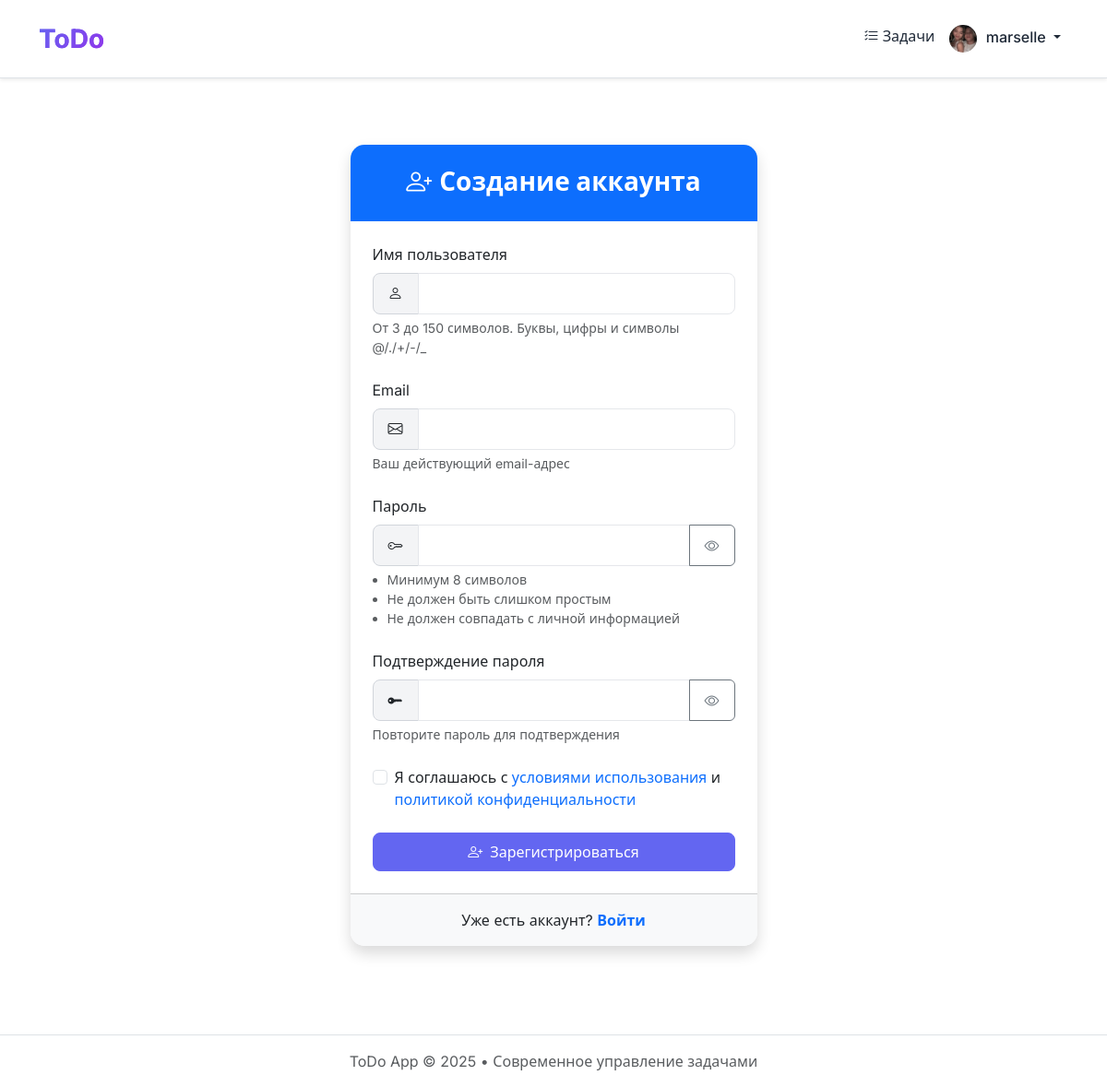
Screenshot of /register/ (signed in) with the database file from the repository.
### main/models.py (models this page shows)
class CustomUser(AbstractUser):
    image = models.ImageField(
         upload_to='profile_images/',
         blank=True, null=True,
         verbose_name="Изображение профиля"
    )
    bio = models.TextField(
        blank=True, null=True,
        verbose_name="Биография"
    )
    class Meta:
        verbose_name = "Пользователь"
        verbose_name_plural = "Пользователи"
        ordering = ['username']

### main/views.py (the view, shortened to what this page needs)
# urls.py: path('register/', views.user_register, name='register'),
def user_register(request):
    return render(request, 'auth/register.html')

### templates/auth/register.html (shortened to what this page needs)
{% extends 'base.html' %}
{% load static %}
{% block content %}
<div class="container py-5 animate-fade-in">
    <div class="row justify-content-center">
        <div class="col-md-8 col-lg-6 col-xl-5">
            <div class="card hover-lift animate-slide-up shadow">
                <div class="card-header p-4 bg-primary text-white text-center">
                    <h2 class="h3 mb-0 fw-bold"><i class="bi bi-person-plus me-2"></i>Создание аккаунта</h2>
                </div>
                <div class="card-body p-4">
                    <form method="POST" class="animate-slide-up delay-100">
                        <div class="mb-4 form-group">
                            <label for="username" class="form-label">Имя пользователя</label>
                            <div class="input-group">
                                <span class="input-group-text"><i class="bi bi-person"></i></span>
                                <input type="text" class="form-control" id="username" name="username"
                                       value="{{ form.username.value|default:'' }}" required autofocus>
                            </div>
                            {% if form.username.help_text %}
                                <div class="form-text small">{{ form.username.help_text }}</div>
                            {% else %}
                                <div class="form-text small">От 3 до 150 символов. Буквы, цифры и символы @/./+/-/_</div>
                            {% endif %}
                        </div>
                        <div class="mb-4 form-group">
                            <label for="email" class="form-label">Email</label>
                            <div class="input-group">
                                <span class="input-group-text"><i class="bi bi-envelope"></i></span>
                                <input type="email" class="form-control" id="email" name="email"
                                       value="{{ form.email.value|default:'' }}" required>
                            </div>
                            <div class="form-text small">Ваш действующий email-адрес</div>
                        </div>
                        <div class="mb-4 form-group">
                            <label for="password1" class="form-label">Пароль</label>
                            <div class="input-group">
                                <span class="input-group-text"><i class="bi bi-key"></i></span>
                                <input type="password" class="form-control" id="password1" name="password1" required>
                                <button class="btn btn-outline-secondary toggle-password" type="button" data-target="password1">
                                    <i class="bi bi-eye"></i>
                                </button>
                            </div>
                            <div class="form-text small">
                                <ul class="ps-3 mb-0">
                                    <li>Минимум 8 символов</li>
                                    <li>Не должен быть слишком простым</li>
                                    <li>Не должен совпадать с личной информацией</li>
                                </ul>
                            </div>
                        </div>
                        <div class="mb-4 form-group">
                            <label for="password2" class="form-label">Подтверждение пароля</label>
                            <div class="input-group">
                                <span class="input-group-text"><i class="bi bi-key-fill"></i></span>
                                <input type="password" class="form-control" id="password2" name="password2" required>
                                <button class="btn btn-outline-secondary toggle-password" type="button" data-target="password2">
                                    <i class="bi bi-eye"></i>
                                </button>
                            </div>
                            <div class="form-text small">Повторите пароль для подтверждения</div>
                        </div>
                        <div class="mb-4 form-check">
                            <input class="form-check-input" type="checkbox" id="agreement" required>
                            <label class="form-check-label" for="agreement">
                                Я соглашаюсь с <a href="#" class="text-decoration-none">условиями использования</a> и <a href="#" class="text-decoration-none">политикой конфиденциальности</a>
                            </label>
                        </div>
                        <div class="d-grid mt-4">
                            <button type="submit" class="btn btn-primary py-2 hover-lift">
                                <i class="bi bi-person-plus me-2"></i>Зарегистрироваться
                            </button>
                        </div>
                    </form>
                </div>
                <div class="card-footer text-center p-3 bg-light animate-slide-up delay-200">
                    <p class="mb-0">
                        Уже есть аккаунт?
                        <a href="{% url 'login' %}" class="text-decoration-none fw-semibold">
                            Войти
                        </a>
                    </p>
                </div>
            </div>
        </div>
    </div>
</div>
{% endblock %}

### templates/base.html (shortened to what this page needs)
{% load static %}
<!DOCTYPE html>
<html lang="ru">
<head>
    <link rel="stylesheet" href="https://cdn.jsdelivr.net/npm/bootstrap@5.3.3/dist/css/bootstrap.min.css">
    <link rel="stylesheet" href="https://cdn.jsdelivr.net/npm/bootstrap-icons@1.11.3/font/bootstrap-icons.css">
    <link rel="stylesheet" href="{% static 'css/style.css' %}">
</head>
<body class="animate-fade-in">
    <header class="py-3 mb-4 border-bottom bg-white shadow-sm sticky-top animate-slide-down">
        <div class="container">
            <nav class="navbar navbar-expand-lg p-0">
                <a href="{% url 'todo_list' %}" class="navbar-brand d-flex align-items-center text-decoration-none">
                    <span class="fs-3 fw-bold" style="background: var(--background-gradient); -webkit-background-clip: text; -webkit-text-fill-color: transparent;">ToDo</span>
                </a>
                {% if user.is_authenticated %}
                <div class="collapse navbar-collapse" id="navbarContent">
                    <ul class="navbar-nav ms-auto">
                        <li class="nav-item">
                            <a class="nav-link" href="{% url 'todo_list' %}"><i class="bi bi-list-check"></i> Задачи</a>
                        </li>
                        <li class="nav-item dropdown">
                            <a class="nav-link dropdown-toggle" href="#" role="button" data-bs-toggle="dropdown" aria-expanded="false">
                                {% if user.image %}
                                    <div style="width:30px; height:30px; overflow:hidden; border-radius:50%; display:inline-flex; align-items:center; justify-content:center; vertical-align:middle; margin-right:5px;">
                                        <img src="{{ user.image.url }}" alt="{{ user.username }}" style="object-fit:cover; width:100%; height:100%;">
                                    </div>
                                {% else %}
                                    <span style="width:30px; height:30px; overflow:hidden; border-radius:50%; display:inline-flex; align-items:center; justify-content:center; vertical-align:middle; margin-right:5px; background-color:#6f42c1; color:white; font-size:0.875rem;">
                                        {{ user.username|slice:":1"|upper }}
                                    </span>
                                {% endif %}
                                <span class="d-lg-inline d-none">{{ user.username }}</span>
                            </a>
                        </li>
                    </ul>
                </div>
                {% endif %}
            </nav>
        </div>
    </header>
    <div class="container mb-5">
        <div class="animate-fade-in">
            {% block content %}{% endblock %}
        </div>
    </div>
    <footer class="footer mt-auto py-3 bg-white border-top">
        <div class="container text-center">
            <p class="text-muted mb-0">ToDo App &copy; 2025 • Современное управление задачами</p>
        </div>
    </footer>
</body>
</html>

### static/css/style.css (style rules this page uses)
:root { --primary-color: #6366f1; --primary-hover: #4f46e5; --secondary-color: #9333ea; --text-color: #1f2937; --text-light: #6b7280; --background-color: #f3f4f6; --background-gradient: linear-gradient(135deg, #6366f1, #9333ea); --success-color: #10b981; --danger-color: #ef4444; --warning-color: #f59e0b; --border-color: #e5e7eb; --box-shadow: 0 10px 15px -3px rgba(0, 0, 0, 0.1), 0 4px 6px -2px rgba(0, 0, 0, 0.05); --transition: all 0.3s ease; }
body { font-family: 'Inter', sans-serif; background-color: var(--background-color); color: var(--text-color); line-height: 1.5; }
.animate-fade-in { animation: fadeIn 0.6s ease-in-out; }
.animate-slide-up { animation: slideUp 0.5s ease-out; }
.animate-slide-down { animation: slideDown 0.5s ease-out; }
.hover-lift { transition: transform 0.3s ease, box-shadow 0.3s ease; }
.delay-100 { animation-delay: 0.1s; }
.delay-200 { animation-delay: 0.2s; }
body { min-height: 100vh; display: flex; flex-direction: column; margin: 0; background-color: var(--light-gray); font-family: 'Inter', 'Segoe UI', Arial, sans-serif; color: var(--text-primary); }
.footer { margin-top: auto; }
.card { background: white; border-radius: 1rem; box-shadow: 0 4px 6px -1px rgba(0, 0, 0, 0.1), 0 2px 4px -1px rgba(0, 0, 0, 0.06); transition: var(--transition); border: none; overflow: hidden; }
.card-header { background-color: rgba(var(--bs-primary-rgb), 0.1); border-bottom: 1px solid rgba(var(--bs-primary-rgb), 0.1); }
.btn-primary { background: var(--primary-color); border-color: var(--primary-color); color: white; padding: 0.5rem 1.5rem; border-radius: 0.5rem; font-weight: 500; transition: var(--transition); }
.form-control { border-radius: 0.5rem; padding: 0.625rem 1rem; border: 1px solid var(--border-color); transition: var(--transition); }
.input-group-text { border-radius: 0.5rem; background-color: #f3f4f6; border: 1px solid #d1d5db; }
.navbar { padding: 0.5rem 1rem; }
.navbar-brand { font-weight: 700; font-size: 1.5rem; background: var(--background-gradient); -webkit-background-clip: text; -webkit-text-fill-color: transparent; }
.nav-link { font-weight: 500; color: var(--text-color); padding: 0.5rem 1rem; transition: var(--transition); border-radius: 0.375rem; }

### templates/auth/register.html (style rules this page uses)
.card { border-radius: 15px; overflow: hidden; }
.form-control, .input-group-text, .btn { padding: 0.6rem 1rem; }
.toggle-password { cursor: pointer; }

### rows the page displays
CustomUser: image (picture), username "marselle"
